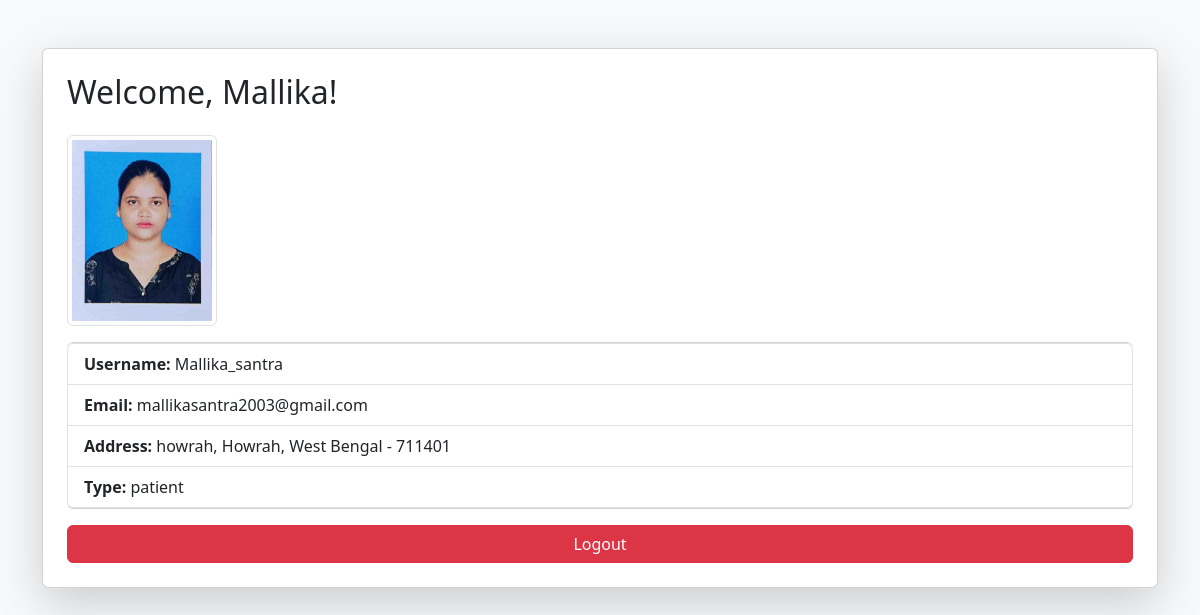
Screenshot of /accounts/patient_dashboard/ (signed in) with the database file from the repository.
### accounts/models.py (models this page shows, shortened)
class Profile(models.Model):
    USER_TYPES = [
        ('patient', 'Patient'),
        ('doctor', 'Doctor'),
    ]
    user = models.OneToOneField(User, on_delete=models.CASCADE)
    user_type = models.CharField(max_length=10, choices=USER_TYPES)
    profile_picture = models.ImageField(upload_to='profile_pics/', blank=True, null=True)
    address_line1 = models.CharField(max_length=255)
    city = models.CharField(max_length=50)
    state = models.CharField(max_length=50)
    pincode = models.CharField(max_length=10)

### accounts/views.py (the view)
# urls.py: path('patient_dashboard/', views.patient_dashboard, name='patient_dashboard'),
def patient_dashboard(request):
    profile = request.user.profile
    return render(request, 'patient_dashboard.html', {'profile': profile})

### accounts/templates/patient_dashboard.html (shortened to what this page needs)
<!DOCTYPE html>
<html>
<head>
    <link href="https://cdn.jsdelivr.net/npm/bootstrap@5.3.0/dist/css/bootstrap.min.css" rel="stylesheet">
</head>
<body class="bg-light">
<div class="container mt-5">
    <div class="card shadow-lg p-4">
        <h2 class="mb-4">Welcome, {{ request.user.first_name }}!</h2>
        {% if profile.profile_picture %}
            <img src="{{ profile.profile_picture.url }}" class="img-thumbnail mb-3" style="max-width:150px;">
        {% endif %}
        <ul class="list-group">
            <li class="list-group-item"><strong>Username:</strong> {{ request.user.username }}</li>
            <li class="list-group-item"><strong>Email:</strong> {{ request.user.email }}</li>
            <li class="list-group-item"><strong>Address:</strong> {{ profile.address_line1 }}, {{ profile.city }}, {{ profile.state }} - {{ profile.pincode }}</li>
            <li class="list-group-item"><strong>Type:</strong> {{ profile.user_type }}</li>
        </ul>
        <a href="{% url 'login' %}" class="btn btn-danger mt-3">Logout</a>
    </div>
</div>
</body>
</html>

### rows the page displays
Profile: profile_picture (picture), address_line1 "howrah", city "Howrah", state "West Bengal", pincode "711401", user_type "patient"

### other values shown
{{ request.user.first_name }} "Mallika"
{{ request.user.username }} "Mallika_santra"
{{ request.user.email }} "mallikasantra2003@gmail.com"
